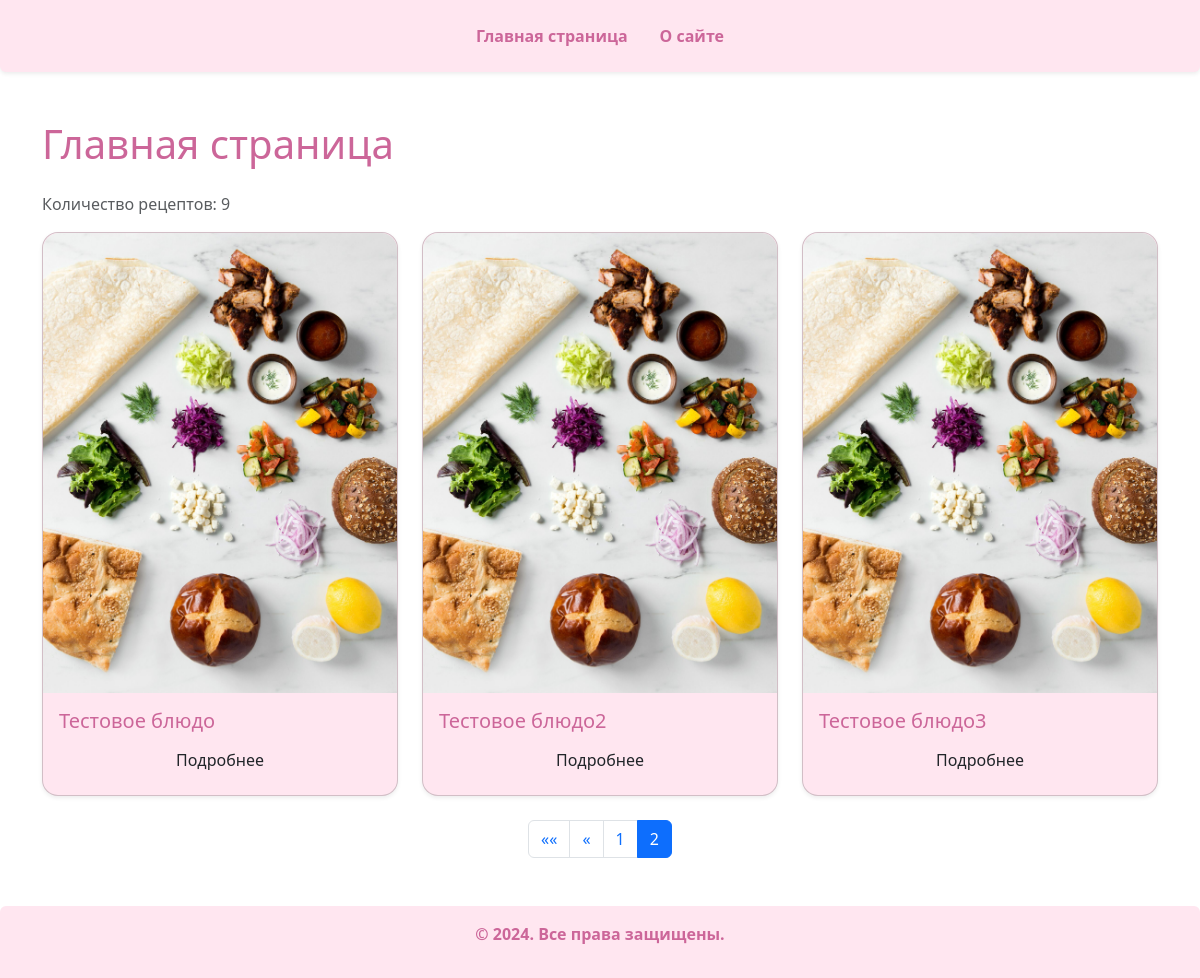
Screenshot of /?page=2 with the database file from the repository.
### recipe_catalog/models.py (models this page shows, shortened)
class Recipe(models.Model):
    PCS = "pcs"
    G = "g"
    ML = "ml"
    name = models.TextField(max_length=300, unique=True, verbose_name="Название блюда")
    description = models.TextField(default="", verbose_name="Описание")
    image = models.ImageField(upload_to="images/", default="images/default.jpg", verbose_name="Изображение")
    cooking_time = models.IntegerField(default=0, verbose_name="Время приготовления",
                                       help_text="Время приготовления в минутах",
                                       validators=[MinValueValidator(1, 'Conversion rate must be positive.')])
    ingredients = models.ManyToManyField(Ingredient, through="RecipeIngredient")
    author = models.ForeignKey(User, on_delete=models.CASCADE, related_name="recipes", verbose_name="Автор")

### recipe_catalog/views.py (the view)
# urls.py: path('', index, name='home'),
def index(request):
    template_name = 'recipe_catalog/index.html'
    recipes_list = Recipe.objects.order_by('name')
    paginator = Paginator(recipes_list, settings.OBJS_ON_PAGE)
    page_number = request.GET.get('page')
    recipes = paginator.get_page(page_number)
    context = {
        'recipes': recipes
    }
    return render(request, template_name, context)

### templates/recipe_catalog/index.html (shortened to what this page needs)
{% extends "base.html" %}
{% block content %}
    <h1 class="mb-4 text-dark-pink">{% if request.path == '/my_recipes/' %}Мои рецепты{% else %}Главная страница{% endif %}</h1>
    {% if recipes %}
        <p class="text-muted">Количество рецептов: {{ recipes.paginator.count }}</p>
        <div class="row">
            {% for recipe in recipes %}
                <div class="col-md-6 col-lg-4 mb-4">
                    <div class="card shadow-sm rounded-4 bg-light-pink">
                        <img src="{{ recipe.image.url }}" class="card-img-top rounded-top-4" alt="{{ recipe.name }}">
                        <div class="card-body">
                            <h5 class="card-title text-dark-pink">{{ recipe.name }}</h5>
                           <div class="d-flex justify-content-around">
                               <a href="{% url 'recipe_catalog:detail' recipe.id %}" class="btn btn-outline-dark-pink rounded-4">Подробнее</a>
                           </div>
                        </div>
                    </div>
                </div>
            {% endfor %}
        </div>
        <nav aria-label="Page navigation">
            <ul class="pagination justify-content-center">
                {% if recipes.has_previous %}
                    <li class="page-item">
                        <a class="page-link" href="?page=1" aria-label="Первая">
                            <span aria-hidden="true">««</span>
                        </a>
                    </li>
                    <li class="page-item">
                        <a class="page-link" href="?page={{ recipes.previous_page_number }}" aria-label="Предыдущая">
                            <span aria-hidden="true">«</span>
                        </a>
                    </li>
                {% endif %}
                {% for num in recipes.paginator.page_range %}
                    {% if num == recipes.number %}
                        <li class="page-item active">
                            <span class="page-link">{{ num }}</span>
                        </li>
                    {% elif num > recipes.number|add:-3 and num < recipes.number|add:3 %}
                        <li class="page-item">
                            <a class="page-link" href="?page={{ num }}">{{ num }}</a>
                        </li>
                    {% endif %}
                {% endfor %}
            </ul>
        </nav>
    {% else %}
        <div class="alert alert-warning text-center rounded-4">
            <p class="mb-0">Рецептов пока нет.</p>
        </div>
    {% endif %}
{% endblock %}

### templates/base.html (style rules this page uses)
.bg-light-pink { background-color: #ffe6f0; }
.text-dark-pink { color: #cc6699; }
.rounded-4 { border-radius: 1.5rem; }

### rows the page displays
Recipe: image (placeholder picture), name "Тестовое блюдо"
Recipe: image (placeholder picture), name "Тестовое блюдо2"
Recipe: image (placeholder picture), name "Тестовое блюдо3"

### other values shown
{{ recipes.paginator.count }} "9"
{{ num }} "1"
{{ num }} "2"
